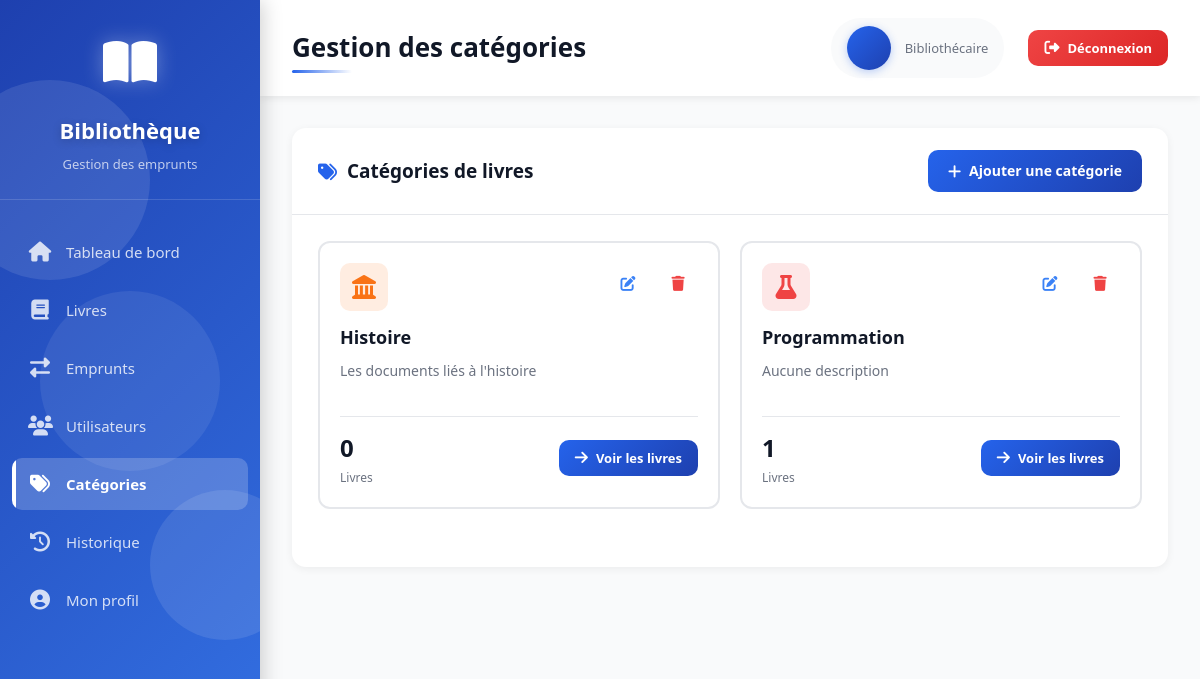
Before: /categories/ (signed in) with the older database file.
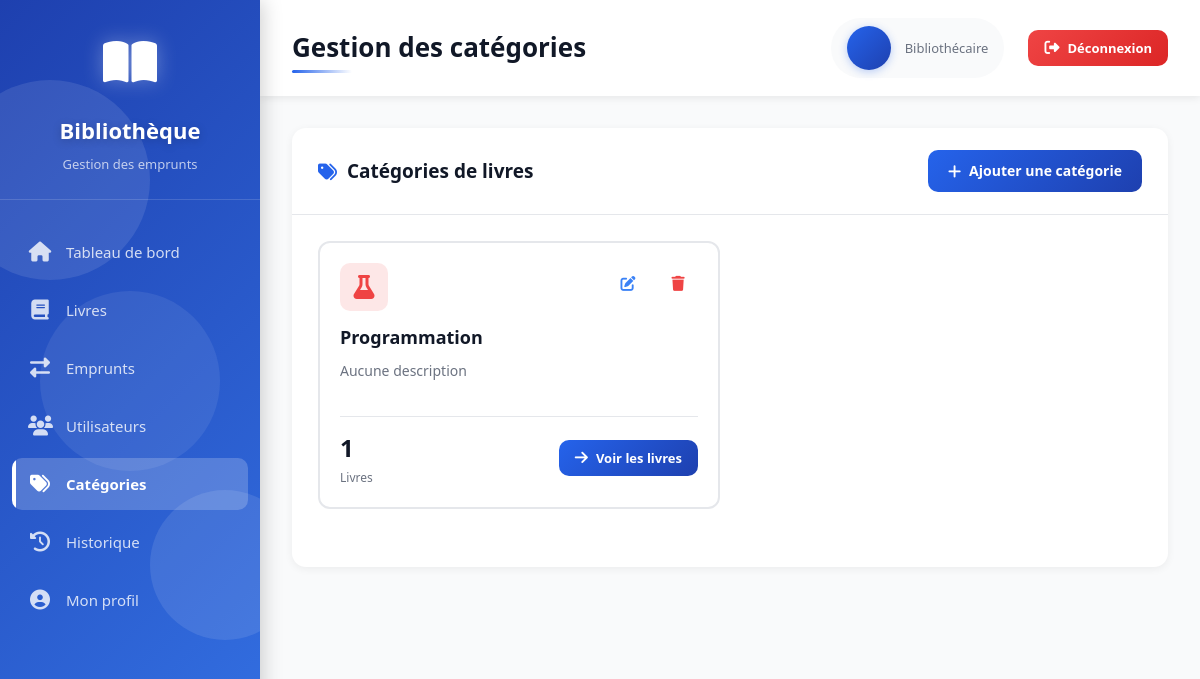
After: the same page with the newer database file.
### books/models.py (models this page shows, shortened)
class Categorie(models.Model):
    nom = models.CharField(max_length=40,null=False)
    description = models.TextField()
    icone = models.CharField(max_length=50, choices=ICONE_CHOICES)
    couleur = models.CharField(max_length=10, null=False)
    slug_url = models.SlugField(max_length=100, blank=True, unique=True)
    is_active = models.BooleanField(default=True)
    def livres(self):
        return self.livre_set.count()

### app/views.py (the view)
# urls.py: path('categories/', views.categories_list, name="categories_list"),
@login_required(login_url='signin')
def categories_list(request):
    categories = Categorie.objects.all()
    return render(request, "categories_list.html", {
        "categories": categories
    })

### templates/categories_list.html (shortened to what this page needs)
{% extends 'base.html' %}
{% block page_title %}Gestion des catégories{% endblock %}
{% block content %}
<div class="card">
    <div class="card-header">
        <h3><i class="fas fa-tags"></i> Catégories de livres</h3>
        <a href="{% url 'categories_form' %}" class="btn btn-primary">
            <i class="fas fa-plus"></i>
            Ajouter une catégorie
        </a>
    </div>
    <div class="card-body">
        <div style="display: grid; grid-template-columns: repeat(auto-fill, minmax(280px, 1fr)); gap: 20px; margin-bottom: 32px;">
            {% for category in categories %}
            <div style="background: white; border: 2px solid #e5e7eb; border-radius: 12px; padding: 20px; transition: all 0.3s ease; cursor: pointer;"
                 onmouseover="this.style.borderColor='#2563eb'; this.style.transform='translateY(-4px)'; this.style.boxShadow='0 8px 16px rgba(0,0,0,0.1)';"
                 onmouseout="this.style.borderColor='#e5e7eb'; this.style.transform='translateY(0)'; this.style.boxShadow='none';">
                <div style="display: flex; justify-content: space-between; align-items: start; margin-bottom: 12px;">
                    <div style="width: 48px; height: 48px; border-radius: 10px; background: {{ category.couleur|default:'#3b82f6' }}20; display: flex; align-items: center; justify-content: center;">
                        <i class="fas fa-{{ category.icone|default:'book' }}" style="font-size: 24px; color: {{ category.couleur|default:'#3b82f6' }};"></i>
                    </div>
                    <div class="action-buttons">
                        <a href="{% url 'categories_edit' category.id %}" class="btn btn-sm btn-icon btn-edit" title="Modifier">
                            <i class="fas fa-edit"></i>
                        </a>
                        <a href="{% url 'categories_delete' category.id %}"
                           class="btn btn-sm btn-icon btn-delete"
                           title="Supprimer"
                           onclick="return confirm('Supprimer cette catégorie ?');">
                            <i class="fas fa-trash"></i>
                        </a>
                    </div>
                </div>
                <h4 style="font-size: 18px; font-weight: 600; color: #111827; margin-bottom: 8px;">
                    {{ category.nom }}
                </h4>
                <p style="font-size: 14px; color: #6b7280; margin-bottom: 16px; min-height: 40px;">
                    {{ category.description|default:"Aucune description" }}
                </p>
                <div style="display: flex; justify-content: space-between; align-items: center; padding-top: 12px; border-top: 1px solid #e5e7eb;">
                    <div>
                        <div style="font-size: 24px; font-weight: 700; color: #111827;">{{ category.livres|default:"0" }}</div>
                        <div style="font-size: 12px; color: #6b7280;">Livres</div>
                    </div>
                    <a href="{% url 'books_list' %}?category={{ category.id }}" class="btn btn-sm btn-primary">
                        <i class="fas fa-arrow-right"></i>
                        Voir les livres
                    </a>
                </div>
            </div>
            {% endfor %}
        </div>
    </div>
</div>
{% endblock %}

Changed rows visible on the page:
removed Categorie: nom "Histoire", description "Les documents liés à l'histoire", livres "0"
